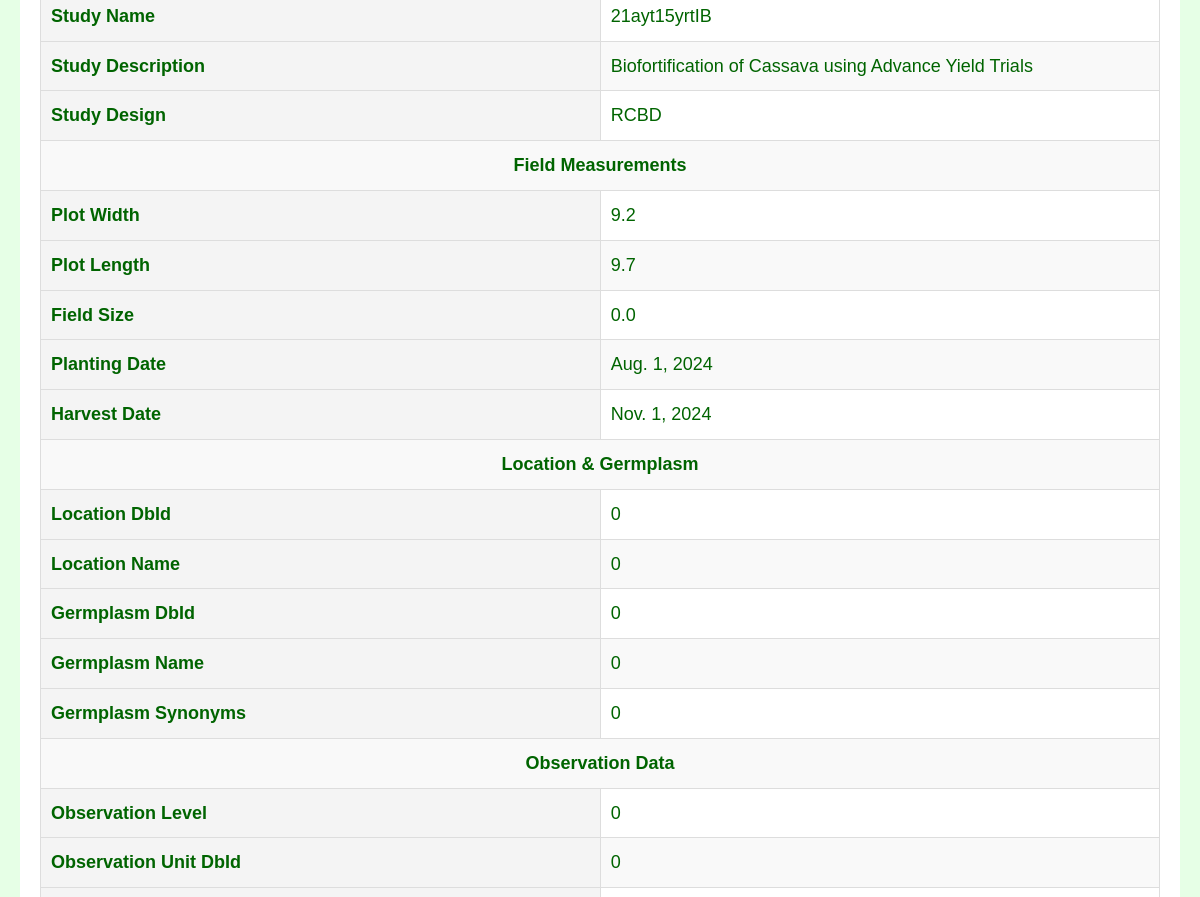
The page /fielddata/6/ (signed in, middle part) on the database as committed earlier.
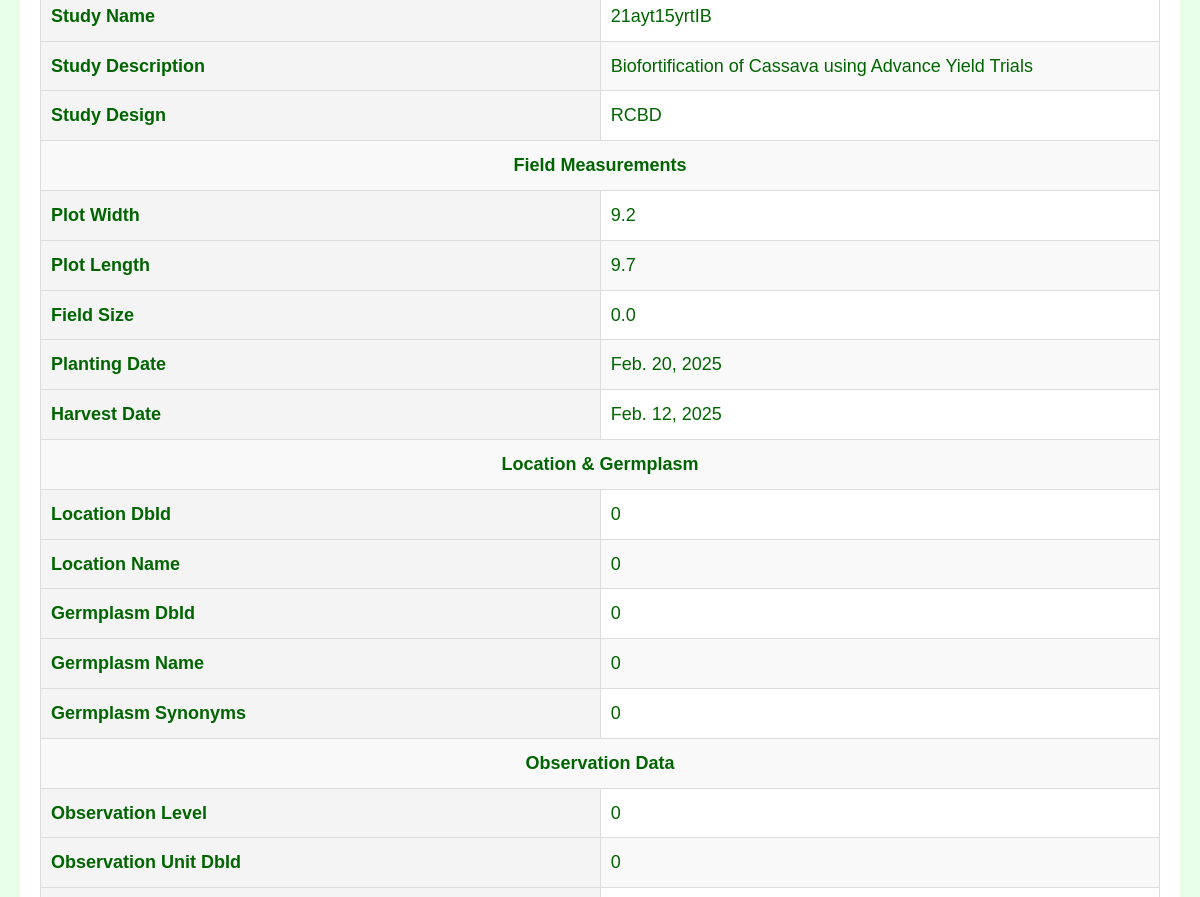
The same page on the database as committed later.
### django_nlp_integration/nlp_app/models.py (models this page shows, shortened)
class FieldData(models.Model):
    studyYear = models.IntegerField(default=0)
    programDbId = models.CharField(max_length=255, default='')
    programName = models.CharField(max_length=255, default='')
    programDescription = models.TextField(default='')
    studyDbId = models.CharField(max_length=255, default='')
    studyName = models.CharField(max_length=255, default='')
    studyDescription = models.TextField(default='')
    studyDesign = models.CharField(max_length=255, default='')
    plotWidth = models.FloatField(default=0.0)
    plotLength = models.FloatField(default=0.0)
    fieldSize = models.FloatField(default=0.0)
    plantingDate = models.DateField(default=date(2024, 1, 1))
    harvestDate = models.DateField(default=date(2024, 1, 1))
    locationDbId = models.CharField(max_length=255, default='')
    locationName = models.CharField(max_length=255, default='')
    germplasmDbId = models.CharField(max_length=255, default='')
    germplasmName = models.CharField(max_length=255, default='')
    germplasmSynonyms = models.CharField(max_length=255, blank=True, null=True, default='')
    observationLevel = models.CharField(max_length=255, default='')
    observationUnitDbId = models.CharField(max_length=255, default='')
    observationUnitName = models.CharField(max_length=255, default='')
    replicate = models.IntegerField(default=0)
    blockNumber = models.IntegerField(default=0)
    plotNumber = models.IntegerField(default=0)
    entryType = models.CharField(max_length=255, default='Unknown')
    boiled_storage_root_color = models.CharField(max_length=255, default='Unknown')
    cassava_anthractnose_disease_incidence_6_month = models.FloatField(default=0.0)
    cassava_anthractnose_disease_incidence_9_month = models.FloatField(default=0.0)
    cassava_anthractnose_disease_severity_6_month = models.FloatField(default=0.0)
    cassava_anthractnose_disease_severity_9_month = models.FloatField(default=0.0)
    cassava_bacterial_blight_incidence_3_month = models.FloatField(default=0.0)
    cassava_bacterial_blight_incidence_6_month = models.FloatField(default=0.0)
    cassava_bacterial_blight_severity_3_month = models.FloatField(default=0.0)
    cassava_bacterial_blight_severity_6_month = models.FloatField(default=0.0)
    cassava_green_mite_severity_first_evaluation = models.FloatField(default=0.0)
    cassava_green_mite_severity_second_evaluation = models.FloatField(default=0.0)
    cassava_mosaic_disease_incidence_1_month = models.FloatField(default=0.0)
    cassava_mosaic_disease_incidence_3_month = models.FloatField(default=0.0)
    cassava_mosaic_disease_incidence_6_month = models.FloatField(default=0.0)
    cassava_mosaic_disease_severity_1_month = models.FloatField(default=0.0)
    cassava_mosaic_disease_severity_3_month = models.FloatField(default=0.0)
    cassava_mosaic_disease_severity_6_month = models.FloatField(default=0.0)
    dry_matter_content_specific_gravity_method = models.FloatField(default=0.0)
    dry_matter_content_percentage = models.FloatField(default=0.0)
    ease_of_peeling_root_cortex_visual_rating = models.IntegerField(default=0)
    first_apical_branch_height_cm = models.FloatField(default=0.0)
    fresh_shoot_weight_kg_per_plot = models.FloatField(default=0.0)
    fresh_storage_root_weight_per_plot = models.FloatField(default=0.0)
    harvest_index_variable = models.FloatField(default=0.0)
    initial_vigor_assessment = models.IntegerField(default=0)
    number_of_planted_stakes_per_plot = models.IntegerField(default=0)
    plant_architecture_visual_rating = models.IntegerField(default=0)
    plant_stands_harvested_counting = models.IntegerField(default=0)
    poundability_assessment = models.IntegerField(default=0)
    proportion_lodged_plants_percentage = models.FloatField(default=0.0)
    root_neck_length_visual_rating = models.IntegerField(default=0)
    root_number_counting = models.IntegerField(default=0)
    rotted_storage_root_counting = models.IntegerField(default=0)
    specific_gravity = models.FloatField(default=0.0)
    sprout_count_nine_month = models.IntegerField(default=0)
    sprout_count_one_month = models.IntegerField(default=0)
    sprout_count_six_month = models.IntegerField(default=0)
    sprout_count_three_month = models.IntegerField(default=0)
    sprouting_proportion = models.FloatField(default=0.0)
    storage_root_cortex_color_visual_rating = models.IntegerField(default=0)
    storage_root_periderm_color_visual_rating = models.IntegerField(default=0)
    storage_root_pulp_color_visual_rating = models.IntegerField(default=0)
    storage_root_shape_visual_rating = models.IntegerField(default=0)
    storage_root_size_visual_rating = models.IntegerField(default=0)
    taste_of_boiled_root_rating = models.IntegerField(default=0)
    top_yield = models.FloatField(default=0.0)
    total_carotenoid_chart_1_8 = models.FloatField(default=0.0)
    total_carotenoid_iCheck_method = models.FloatField(default=0.0)

### django_nlp_integration/nlp_app/views.py (the view)
# urls.py: path('fielddata/<int:pk>/', views.fielddata_detail, name='fielddata_detail'),
@login_required
def fielddata_detail(request, pk):
    fielddata = get_object_or_404(FieldData, pk=pk)
    return render(request, 'nlp_app/fielddata_detail.html', {'fielddata': fielddata})

### django_nlp_integration/nlp_app/templates/nlp_app/fielddata_detail.html (shortened to what this page needs)
{% extends 'base_generic.html' %}
{% block content %}
<!DOCTYPE html>
<html>
<head>
</head>
<body>
    <table>
        <tr><th>Study Name</th><td>{{ fielddata.studyName }}</td></tr>
        <tr><th>Study Description</th><td>{{ fielddata.studyDescription }}</td></tr>
        <tr><th>Study Design</th><td>{{ fielddata.studyDesign }}</td></tr>
        <tr class="section-header">
            <td colspan="2">Field Measurements</td>
        </tr>
        <tr><th>Plot Width</th><td>{{ fielddata.plotWidth }}</td></tr>
        <tr><th>Plot Length</th><td>{{ fielddata.plotLength }}</td></tr>
        <tr><th>Field Size</th><td>{{ fielddata.fieldSize }}</td></tr>
        <tr><th>Planting Date</th><td>{{ fielddata.plantingDate }}</td></tr>
        <tr><th>Harvest Date</th><td>{{ fielddata.harvestDate }}</td></tr>
        <tr class="section-header">
            <td colspan="2">Location & Germplasm</td>
        </tr>
        <tr><th>Location DbId</th><td>{{ fielddata.locationDbId }}</td></tr>
        <tr><th>Location Name</th><td>{{ fielddata.locationName }}</td></tr>
        <tr><th>Germplasm DbId</th><td>{{ fielddata.germplasmDbId }}</td></tr>
        <tr><th>Germplasm Name</th><td>{{ fielddata.germplasmName }}</td></tr>
        <tr><th>Germplasm Synonyms</th><td>{{ fielddata.germplasmSynonyms }}</td></tr>
        <tr class="section-header">
            <td colspan="2">Observation Data</td>
        </tr>
        <tr><th>Observation Level</th><td>{{ fielddata.observationLevel }}</td></tr>
        <tr><th>Observation Unit DbId</th><td>{{ fielddata.observationUnitDbId }}</td></tr>
        <tr><th>Observation Unit Name</th><td>{{ fielddata.observationUnitName }}</td></tr>
    </table>
</body>
</html>
{% endblock %}

Rows that differ between the two databases and show on the page:
changed FieldData "21ayt15yrtIB": plantingDate "Aug. 1, 2024" → "Feb. 20, 2025"; harvestDate "Nov. 1, 2024" → "Feb. 12, 2025"
